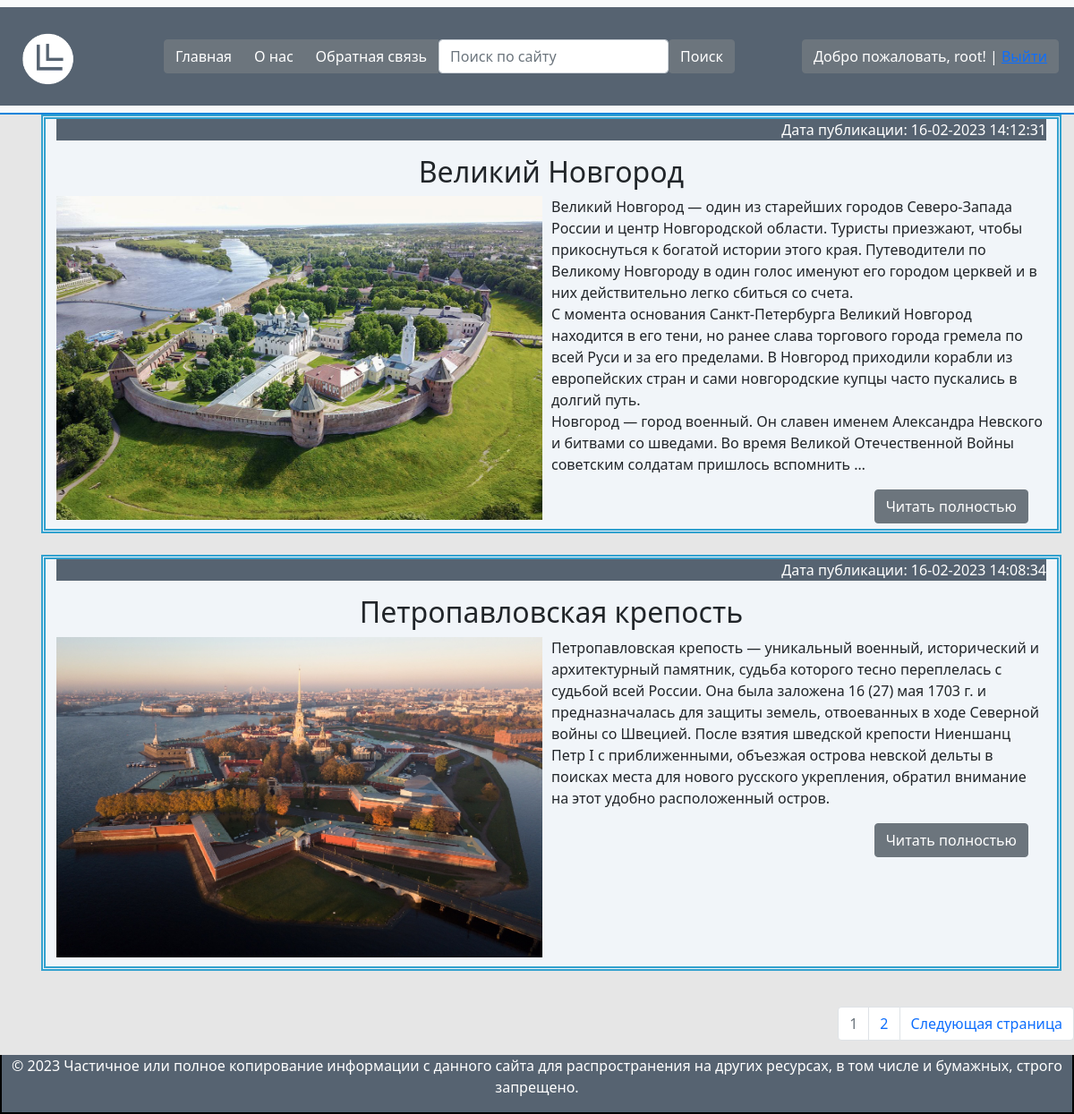
The app's page / (signed in) with its own data.
### history/models.py (models this page shows, shortened)
class Movie(models.Model):
    title = models.CharField(max_length=255, verbose_name='Заголовок')
    description = models.TextField(verbose_name='Описание')
    location = models.TextField(max_length=255, default=True, verbose_name='Адрес')
    image = models.ImageField(upload_to='images/%Y/%m',verbose_name='Изображение')
    video = models.FileField(upload_to='videos//%Y/%m', verbose_name='Видео')
    created_at = models.DateTimeField(auto_now_add=True, verbose_name='Время создания')
    updated_at = models.DateTimeField(auto_now=True, verbose_name='Дата обновления')
    is_published = models.BooleanField(default=True, verbose_name='Публикация')
    slug = models.SlugField(max_length=255, unique=True, db_index=True, verbose_name='URL')
    def get_absolute_url(self):
        return reverse('post', kwargs={'post_slug': self.slug})
    class Meta:
        verbose_name = 'Достопримечательности'
        verbose_name_plural = 'Достопримечательности'
        ordering = ['title', 'created_at']

### history/views.py (the view)
# urls.py: path('', cache_page(1)(HistoryHome.as_view()), name='home'),
class HistoryHome(DataMixin, ListView):
    paginate_by = 2
    model = Movie
    template_name = 'history/index.html'
    context_object_name = 'posts'
    def get_context_data(self, *, object_list=None, **kwargs):
        context = super().get_context_data(**kwargs)
        context['title'] = 'Главная страница'
        c_def = self.get_user_context(title='Главная страница')
        return context
    def get_queryset(self):
        return Movie.objects.filter(is_published=True)

### history/utils.py (called while the page is built)
    def get_user_context(self, **kwargs):
        context = kwargs
        return context

### history/templates/history/index.html (shortened to what this page needs)
{% extends 'history/base.html' %}
{% load static %}
{% block content %}
<ul>
    {% if request.user.is_authenticated %}
    {% for post in posts %}
        <div class="container" style="overflow:hidden; background-color:#f1f5f9; border: thick double #32a1ce">
            <div class="article-panel"><p>Дата публикации: {{post.created_at|date:"d-m-Y H:i:s"}}</p></div>
        <h2 align="center">{{post.title}}</h2>
         {% if post.image %}
            <img src="{{ post.image.url}}" align="left"  style="max-width: 50%; display: block; border-right:10px solid #f1f5f9; border-bottom:10px solid #f1f5f9"/>
            {{post.description|linebreaks|truncatewords:100}}
        {% else %}
            <p>{{post.description|linebreaks|truncatewords:100}}</p>
        {% endif %}
        <div class="fullread">
        <a class="btn btn-secondary" role="button" href="{{ post.get_absolute_url }}">Читать полностью</a>
        </div>
        </div>
        <br>
    {% endfor %}
    {% endif %}
</ul>
{% endblock %}

### history/templates/history/base.html (shortened to what this page needs)
{% load static %}
<!DOCTYPE html>
<html>
<head>
  <link href="https://cdn.jsdelivr.net/npm/bootstrap@5.0.1/dist/css/bootstrap.min.css" rel="stylesheet">
  <link type="text/css" href="{% static 'history/css/styles.css' %}" rel="stylesheet"/>
</head>
<body style="background-color:#e6e6e6">
  <nav class="navbar navbar-expand-lg navbar-light bg-light" style="border-bottom: 2px solid #0d84da">
    <div class="container-fluid" style="background-color: #566371">
      <a class="navbar-brand" href="{% url 'home' %}"><img src="{% static 'history/images/logo.png' %}" style="height:100px" ></a>
      <div class="btn-group" role="group" aria-label="left">
      <a type="button" class="btn btn-secondary"  href="{% url 'home' %}">Главная</a>
      <a type="button" class="btn btn-secondary" href="{% url 'about' %}">О нас</a>
      <a type="button" class="btn btn-secondary" href="{% url 'contact' %}">Обратная связь</a>
	  <form class="d-flex" action="{% url 'search' %}" method="get">
        <input class="form-control mr-2" type="search" type="text" placeholder="Поиск по сайту" aria-label="Search" name="q">
        <button class="btn btn-secondary" type="submit">Поиск</button>
      </form>
    </div>
      {% if request.user.is_authenticated %}
      <li class="btn btn-secondary" style="margin-left:5px; margin-right:5px ">Добро пожаловать, {{user.username}}! | <a href="{% url 'logout' %}">Выйти</a></li>
      {% else %}
      <div class="btn-group" role="group" aria-label="left">
      <a type="button" class="btn btn-primary btn-lg pull-right"  href="{% url 'register' %}">Регистрация</a>
      <a type="button" class="tn btn-dark btn-lg pull-right" href="{% url 'login' %}">Войти</a>
    </div>
      {% endif %}
</nav>
  {% block content %}
  {% endblock %}
{% if request.user.is_authenticated %}
{% if page_obj.has_other_pages %}
<nav aria-label="Page navigation example">
  <ul class="pagination justify-content-end">
    {% for p in paginator.page_range %}
    {% if page_obj.number == p %}
        <li class="page-item disabled">
      <a class="page-link"  tabindex="-1" aria-disabled="true">{{ p }}</a>
    </li>
    {% else %}
    <li class="page-item"><a class="page-link" href="?page={{ p }}">{{ p }}</a></li>
    {% endif %}
    {% endfor %}
    {% if page_obj.has_next %}
      <li class="page-item">
        <a class="page-link" href="?page={{ page_obj.next_page_number }}">Следующая страница</a>
      </li>
    {% endif %}
  </ul>
</nav>
{% endif %}
{% endif %}
</body>
<tr><td valign=top>
	<div id="footer">
		<p>&copy; 2023 Частичное или полное копирование информации с данного сайта для распространения на других ресурсах, в том числе и бумажных, строго запрещено.</p>
	</div>
</td></tr></table>
</html>

### history/static/history/css/styles.css (style rules this page uses)
#footer { text-align:center; color: white; background-color: #566371; border: 2px solid black; border-top: #0d84da }
.fullread { text-align:right; margin-left: auto; margin-right: 20px; }
.article-panel { text-align: right; background-color:#566371; color: white; }

### records on screen
Movie: created_at "16-02-2023 14:12:31", title "Великий Новгород", image (picture), description "Великий Новгород — один из старейших городов Северо-Запада России и центр Новгородской области. Туристы приезжают, чтобы прикоснуться к богатой истории этого края. Путеводители по Великому Новгороду в один голос именуют его городом церквей и в них действительно легко сбиться со счета. С момента основания Санкт-Петербурга Великий Новгород находится в его тени, но ранее слава торгового города гремела по всей Руси и за его пределами. В Новгород приходили корабли из европейских стран и сами новгородские купцы часто пускались в долгий путь. Новгород — город военный. Он славен именем Александра Невского и битвами со шведами. Во время Великой Отечественной Войны советским солдатам пришлось…"
Movie: created_at "16-02-2023 14:08:34", title "Петропавловская крепость", image (picture), description "Петропавловская крепость — уникальный военный, исторический и архитектурный памятник, судьба которого тесно переплелась с судьбой всей России. Она была заложена 16 (27) мая 1703 г. и предназначалась для защиты земель, отвоеванных в ходе Северной войны со Швецией. После взятия шведской крепости Ниеншанц Петр I с приближенными, объезжая острова невской дельты в поисках места для нового русского укрепления, обратил внимание на этот удобно расположенный остров."

### other values on screen
{{ user.username }} "root"
{{ p }} "1"
{{ p }} "2"
